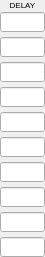
        <widget class="PyDMFrame" name="composite">
          <property name="geometry">
            <rect>
              <x>180</x>
              <y>55</y>
              <width>45</width>
              <height>257</height>
            </rect>
          </property>
          <property name="sizePolicy">
            <sizepolicy hsizetype="Ignored" vsizetype="Ignored">
              <horstretch>0</horstretch>
              <verstretch>0</verstretch>
            </sizepolicy>
          </property>
          <layout class="QGridLayout" name="gridLayout_1" columnstretch="45" rowstretch="10,2,20,5,20,5,20,5,20,5,20,5,20,5,20,5,20,5,20,5,20">
            <property name="leftMargin">
              <number>0</number>
            </property>
            <property name="topMargin">
              <number>0</number>
            </property>
            <property name="rightMargin">
              <number>0</number>
            </property>
            <property name="bottomMargin">
              <number>0</number>
            </property>
            <property name="horizontalSpacing">
              <number>0</number>
            </property>
            <property name="verticalSpacing">
              <number>0</number>
            </property>
            <item row="18" column="0">
              <widget class="PyDMLineEdit" name="text_entry_12">
                <property name="geometry">
                  <rect>
                    <x>0</x>
                    <y>212</y>
                    <width>45</width>
                    <height>20</height>
                  </rect>
                </property>
                <property name="sizePolicy">
                  <sizepolicy hsizetype="Ignored" vsizetype="Ignored">
                    <horstretch>0</horstretch>
                    <verstretch>0</verstretch>
                  </sizepolicy>
                </property>
                <property name="channel" stdset="0">
                  <string>ca://${P}${S}.DLY9</string>
                </property>
                <property name="toolTip">
                  <string>${P}${S}.DLY9</string>
                </property>
                <property name="font">
                  <font>
                    <pointsize>12</pointsize>
                  </font>
                </property>
                <property name="styleSheet">
                  <string notr="true">PyDMLineEdit#text_entry_12 {
  color: rgb(0, 0, 0);
  background-color: rgb(115, 223, 255);
  border: 1px solid black;
  margin: 0px;
  padding: 0px;
  spacing: 0px;
  }</string>
                </property>
              </widget>
            </item>
            <item row="20" column="0">
              <widget class="PyDMLineEdit" name="text_entry_13">
                <property name="geometry">
                  <rect>
                    <x>0</x>
                    <y>237</y>
                    <width>45</width>
                    <height>20</height>
                  </rect>
                </property>
                <property name="sizePolicy">
                  <sizepolicy hsizetype="Ignored" vsizetype="Ignored">
                    <horstretch>0</horstretch>
                    <verstretch>0</verstretch>
                  </sizepolicy>
                </property>
                <property name="channel" stdset="0">
                  <string>ca://${P}${S}.DLYA</string>
                </property>
                <property name="toolTip">
                  <string>${P}${S}.DLYA</string>
                </property>
                <property name="font">
                  <font>
                    <pointsize>12</pointsize>
                  </font>
                </property>
                <property name="styleSheet">
                  <string notr="true">PyDMLineEdit#text_entry_13 {
  color: rgb(0, 0, 0);
  background-color: rgb(115, 223, 255);
  border: 1px solid black;
  margin: 0px;
  padding: 0px;
  spacing: 0px;
  }</string>
                </property>
              </widget>
            </item>
            <item row="2" column="0">
              <widget class="PyDMLineEdit" name="text_entry_14">
                <property name="geometry">
                  <rect>
                    <x>0</x>
                    <y>12</y>
                    <width>45</width>
                    <height>20</height>
                  </rect>
                </property>
                <property name="sizePolicy">
                  <sizepolicy hsizetype="Ignored" vsizetype="Ignored">
                    <horstretch>0</horstretch>
                    <verstretch>0</verstretch>
                  </sizepolicy>
                </property>
                <property name="channel" stdset="0">
                  <string>ca://${P}${S}.DLY1</string>
                </property>
                <property name="toolTip">
                  <string>${P}${S}.DLY1</string>
                </property>
                <property name="font">
                  <font>
                    <pointsize>12</pointsize>
                  </font>
                </property>
                <property name="styleSheet">
                  <string notr="true">PyDMLineEdit#text_entry_14 {
  color: rgb(0, 0, 0);
  background-color: rgb(115, 223, 255);
  border: 1px solid black;
  margin: 0px;
  padding: 0px;
  spacing: 0px;
  }</string>
                </property>
              </widget>
            </item>
            <item row="8" column="0">
              <widget class="PyDMLineEdit" name="text_entry_15">
                <property name="geometry">
                  <rect>
                    <x>0</x>
                    <y>87</y>
                    <width>45</width>
                    <height>20</height>
                  </rect>
                </property>
                <property name="sizePolicy">
                  <sizepolicy hsizetype="Ignored" vsizetype="Ignored">
                    <horstretch>0</horstretch>
                    <verstretch>0</verstretch>
                  </sizepolicy>
                </property>
                <property name="channel" stdset="0">
                  <string>ca://${P}${S}.DLY4</string>
                </property>
                <property name="toolTip">
                  <string>${P}${S}.DLY4</string>
                </property>
                <property name="font">
                  <font>
                    <pointsize>12</pointsize>
                  </font>
                </property>
                <property name="styleSheet">
                  <string notr="true">PyDMLineEdit#text_entry_15 {
  color: rgb(0, 0, 0);
  background-color: rgb(115, 223, 255);
  border: 1px solid black;
  margin: 0px;
  padding: 0px;
  spacing: 0px;
  }</string>
                </property>
              </widget>
            </item>
            <item row="4" column="0">
              <widget class="PyDMLineEdit" name="text_entry_16">
                <property name="geometry">
                  <rect>
                    <x>0</x>
                    <y>37</y>
                    <width>45</width>
                    <height>20</height>
                  </rect>
                </property>
                <property name="sizePolicy">
                  <sizepolicy hsizetype="Ignored" vsizetype="Ignored">
                    <horstretch>0</horstretch>
                    <verstretch>0</verstretch>
                  </sizepolicy>
                </property>
                <property name="channel" stdset="0">
                  <string>ca://${P}${S}.DLY2</string>
                </property>
                <property name="toolTip">
                  <string>${P}${S}.DLY2</string>
                </property>
                <property name="font">
                  <font>
                    <pointsize>12</pointsize>
                  </font>
                </property>
                <property name="styleSheet">
                  <string notr="true">PyDMLineEdit#text_entry_16 {
  color: rgb(0, 0, 0);
  background-color: rgb(115, 223, 255);
  border: 1px solid black;
  margin: 0px;
  padding: 0px;
  spacing: 0px;
  }</string>
                </property>
              </widget>
            </item>
            <item row="6" column="0">
              <widget class="PyDMLineEdit" name="text_entry_17">
                <property name="geometry">
                  <rect>
                    <x>0</x>
                    <y>62</y>
                    <width>45</width>
                    <height>20</height>
                  </rect>
                </property>
                <property name="sizePolicy">
                  <sizepolicy hsizetype="Ignored" vsizetype="Ignored">
                    <horstretch>0</horstretch>
                    <verstretch>0</verstretch>
                  </sizepolicy>
                </property>
                <property name="channel" stdset="0">
                  <string>ca://${P}${S}.DLY3</string>
                </property>
                <property name="toolTip">
                  <string>${P}${S}.DLY3</string>
                </property>
                <property name="font">
                  <font>
                    <pointsize>12</pointsize>
                  </font>
                </property>
                <property name="styleSheet">
                  <string notr="true">PyDMLineEdit#text_entry_17 {
  color: rgb(0, 0, 0);
  background-color: rgb(115, 223, 255);
  border: 1px solid black;
  margin: 0px;
  padding: 0px;
  spacing: 0px;
  }</string>
                </property>
              </widget>
            </item>
            <item row="10" column="0">
              <widget class="PyDMLineEdit" name="text_entry_18">
                <property name="geometry">
                  <rect>
                    <x>0</x>
                    <y>112</y>
                    <width>45</width>
                    <height>20</height>
                  </rect>
                </property>
                <property name="sizePolicy">
                  <sizepolicy hsizetype="Ignored" vsizetype="Ignored">
                    <horstretch>0</horstretch>
                    <verstretch>0</verstretch>
                  </sizepolicy>
                </property>
                <property name="channel" stdset="0">
                  <string>ca://${P}${S}.DLY5</string>
                </property>
                <property name="toolTip">
                  <string>${P}${S}.DLY5</string>
                </property>
                <property name="font">
                  <font>
                    <pointsize>12</pointsize>
                  </font>
                </property>
                <property name="styleSheet">
                  <string notr="true">PyDMLineEdit#text_entry_18 {
  color: rgb(0, 0, 0);
  background-color: rgb(115, 223, 255);
  border: 1px solid black;
  margin: 0px;
  padding: 0px;
  spacing: 0px;
  }</string>
                </property>
              </widget>
            </item>
            <item row="12" column="0">
              <widget class="PyDMLineEdit" name="text_entry_19">
                <property name="geometry">
                  <rect>
                    <x>0</x>
                    <y>137</y>
                    <width>45</width>
                    <height>20</height>
                  </rect>
                </property>
                <property name="sizePolicy">
                  <sizepolicy hsizetype="Ignored" vsizetype="Ignored">
                    <horstretch>0</horstretch>
                    <verstretch>0</verstretch>
                  </sizepolicy>
                </property>
                <property name="channel" stdset="0">
                  <string>ca://${P}${S}.DLY6</string>
                </property>
                <property name="toolTip">
                  <string>${P}${S}.DLY6</string>
                </property>
                <property name="font">
                  <font>
                    <pointsize>12</pointsize>
                  </font>
                </property>
                <property name="styleSheet">
                  <string notr="true">PyDMLineEdit#text_entry_19 {
  color: rgb(0, 0, 0);
  background-color: rgb(115, 223, 255);
  border: 1px solid black;
  margin: 0px;
  padding: 0px;
  spacing: 0px;
  }</string>
                </property>
              </widget>
            </item>
            <item row="14" column="0">
              <widget class="PyDMLineEdit" name="text_entry_20">
                <property name="geometry">
                  <rect>
                    <x>0</x>
                    <y>162</y>
                    <width>45</width>
                    <height>20</height>
                  </rect>
                </property>
                <property name="sizePolicy">
                  <sizepolicy hsizetype="Ignored" vsizetype="Ignored">
                    <horstretch>0</horstretch>
                    <verstretch>0</verstretch>
                  </sizepolicy>
                </property>
                <property name="channel" stdset="0">
                  <string>ca://${P}${S}.DLY7</string>
                </property>
                <property name="toolTip">
                  <string>${P}${S}.DLY7</string>
                </property>
                <property name="font">
                  <font>
                    <pointsize>12</pointsize>
                  </font>
                </property>
                <property name="styleSheet">
                  <string notr="true">PyDMLineEdit#text_entry_20 {
  color: rgb(0, 0, 0);
  background-color: rgb(115, 223, 255);
  border: 1px solid black;
  margin: 0px;
  padding: 0px;
  spacing: 0px;
  }</string>
                </property>
              </widget>
            </item>
            <item row="16" column="0">
              <widget class="PyDMLineEdit" name="text_entry_21">
                <property name="geometry">
                  <rect>
                    <x>0</x>
                    <y>187</y>
                    <width>45</width>
                    <height>20</height>
                  </rect>
                </property>
                <property name="sizePolicy">
                  <sizepolicy hsizetype="Ignored" vsizetype="Ignored">
                    <horstretch>0</horstretch>
                    <verstretch>0</verstretch>
                  </sizepolicy>
                </property>
                <property name="channel" stdset="0">
                  <string>ca://${P}${S}.DLY8</string>
                </property>
                <property name="toolTip">
                  <string>${P}${S}.DLY8</string>
                </property>
                <property name="font">
                  <font>
                    <pointsize>12</pointsize>
                  </font>
                </property>
                <property name="styleSheet">
                  <string notr="true">PyDMLineEdit#text_entry_21 {
  color: rgb(0, 0, 0);
  background-color: rgb(115, 223, 255);
  border: 1px solid black;
  margin: 0px;
  padding: 0px;
  spacing: 0px;
  }</string>
                </property>
              </widget>
            </item>
            <item row="0" column="0">
              <widget class="QLabel" name="text_13">
                <property name="geometry">
                  <rect>
                    <x>0</x>
                    <y>0</y>
                    <width>45</width>
                    <height>10</height>
                  </rect>
                </property>
                <property name="sizePolicy">
                  <sizepolicy hsizetype="Ignored" vsizetype="Ignored">
                    <horstretch>0</horstretch>
                    <verstretch>0</verstretch>
                  </sizepolicy>
                </property>
                <property name="text">
                  <string>DELAY</string>
                </property>
                <property name="font">
                  <font>
                    <pointsize>6</pointsize>
                  </font>
                </property>
                <property name="brush" stdset="0">
                  <brush brushstyle="SolidPattern">
                    <color alpha="255">
                      <red>0</red>
                      <green>0</green>
                      <blue>0</blue>
                    </color>
                  </brush>
                </property>
                <property name="toolTip">
                  <string>text_13</string>
                </property>
                <property name="alignment">
                  <set>Qt::AlignCenter</set>
                </property>
                <property name="styleSheet">
                  <string notr="true">QLabel#text_13 {
  color: rgb(0, 0, 0);
  }</string>
                </property>
              </widget>
            </item>
          </layout>
        </widget>
